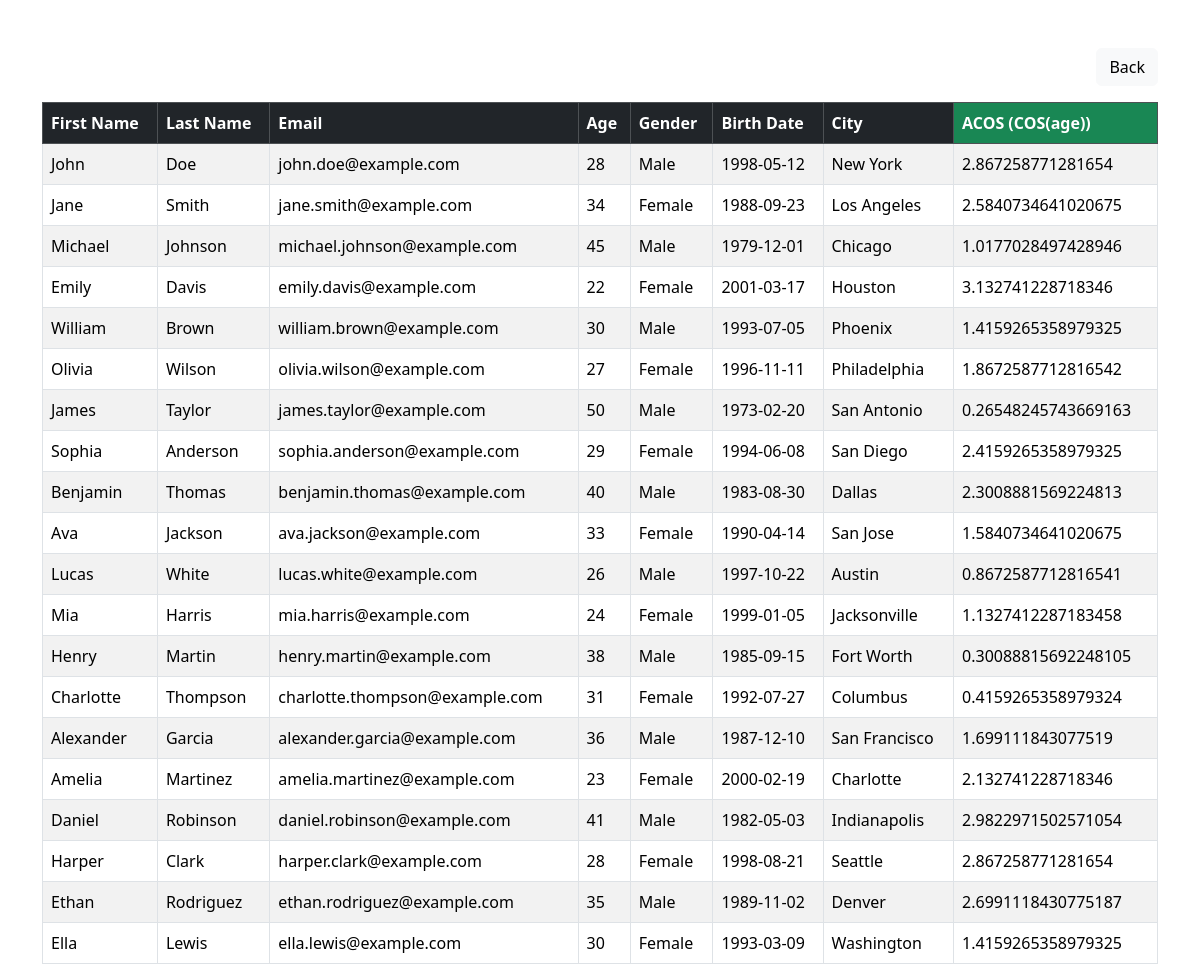
Screenshot of /acos.php with the database file from the repository.
### tables this page shows
CREATE TABLE `peopletbl` (
  `first_name` varchar(50) NOT NULL,
  `last_name` varchar(50) NOT NULL,
  `email` varchar(50) NOT NULL,
  `age` int(5) NOT NULL,
  `gender` varchar(20) NOT NULL,
  `birth_date` date NOT NULL,
  `city` varchar(50) NOT NULL
);

### acos.php (the view, shortened to what this page needs)
<?php
require_once "dbconnection.php";
$sql = "SELECT *, ACOS(COS(age)) AS acos_age FROM peopletbl";
$result = mysqli_query($conn, $sql);
?>
<!DOCTYPE html>
<html lang="en">
<head>
    <link href="https://cdn.jsdelivr.net/npm/bootstrap@5.3.2/dist/css/bootstrap.min.css" rel="stylesheet">
</head>
<body>
<div class="container mt-5">
    <div class="d-flex justify-content-end mb-3">
        <a href="index.php" class="btn btn-light">Back</a>
    </div>
    <table class="table table-bordered table-striped">
        <thead class="table-dark">
            <tr>
                <th>First Name</th>
                <th>Last Name</th>
                <th>Email</th>
                <th>Age</th>
                <th>Gender</th>
                <th>Birth Date</th>
                <th>City</th>
                <th class="bg-success">ACOS (COS(age))</th>
            </tr>
        </thead>
        <tbody>
        <?php
        if (mysqli_num_rows($result) > 0) {
            while ($row = mysqli_fetch_assoc($result)) {
                echo "<tr>";
                echo "<td>{$row['first_name']}</td>";
                echo "<td>{$row['last_name']}</td>";
                echo "<td>{$row['email']}</td>";
                echo "<td>{$row['age']}</td>";
                echo "<td>{$row['gender']}</td>";
                echo "<td>{$row['birth_date']}</td>";
                echo "<td>{$row['city']}</td>";
                echo "<td>{$row['acos_age']}</td>";
                echo "</tr>";
            }
        } else {
            echo "<tr><td colspan='8'>No records found</td></tr>";
        }
        ?>
        </tbody>
    </table>
</div>
</body>
</html>

### rows the page displays
peopletbl: first_name "John", last_name "Doe", email "john.doe@example.com", age "28", gender "Male", birth_date "1998-05-12", city "New York", acos_age "2.867258771281654"
peopletbl: first_name "Jane", last_name "Smith", email "jane.smith@example.com", age "34", gender "Female", birth_date "1988-09-23", city "Los Angeles", acos_age "2.5840734641020675"
peopletbl: first_name "Michael", last_name "Johnson", email "michael.johnson@example.com", age "45", gender "Male", birth_date "1979-12-01", city "Chicago", acos_age "1.0177028497428946"
peopletbl: first_name "Emily", last_name "Davis", email "emily.davis@example.com", age "22", gender "Female", birth_date "2001-03-17", city "Houston", acos_age "3.132741228718346"
peopletbl: first_name "William", last_name "Brown", email "william.brown@example.com", age "30", gender "Male", birth_date "1993-07-05", city "Phoenix", acos_age "1.4159265358979325"
peopletbl: first_name "Olivia", last_name "Wilson", email "olivia.wilson@example.com", age "27", gender "Female", birth_date "1996-11-11", city "Philadelphia", acos_age "1.8672587712816542"
peopletbl: first_name "James", last_name "Taylor", email "james.taylor@example.com", age "50", gender "Male", birth_date "1973-02-20", city "San Antonio", acos_age "0.26548245743669163"
peopletbl: first_name "Sophia", last_name "Anderson", email "sophia.anderson@example.com", age "29", gender "Female", birth_date "1994-06-08", city "San Diego", acos_age "2.4159265358979325"
peopletbl: first_name "Benjamin", last_name "Thomas", email "benjamin.thomas@example.com", age "40", gender "Male", birth_date "1983-08-30", city "Dallas", acos_age "2.3008881569224813"
peopletbl: first_name "Ava", last_name "Jackson", email "ava.jackson@example.com", age "33", gender "Female", birth_date "1990-04-14", city "San Jose", acos_age "1.5840734641020675"
peopletbl: first_name "Lucas", last_name "White", email "lucas.white@example.com", age "26", gender "Male", birth_date "1997-10-22", city "Austin", acos_age "0.8672587712816541"
peopletbl: first_name "Mia", last_name "Harris", email "mia.harris@example.com", age "24", gender "Female", birth_date "1999-01-05", city "Jacksonville", acos_age "1.1327412287183458"
peopletbl: first_name "Henry", last_name "Martin", email "henry.martin@example.com", age "38", gender "Male", birth_date "1985-09-15", city "Fort Worth", acos_age "0.30088815692248105"
peopletbl: first_name "Charlotte", last_name "Thompson", email "charlotte.thompson@example.com", age "31", gender "Female", birth_date "1992-07-27", city "Columbus", acos_age "0.4159265358979324"
peopletbl: first_name "Alexander", last_name "Garcia", email "alexander.garcia@example.com", age "36", gender "Male", birth_date "1987-12-10", city "San Francisco", acos_age "1.699111843077519"
peopletbl: first_name "Amelia", last_name "Martinez", email "amelia.martinez@example.com", age "23", gender "Female", birth_date "2000-02-19", city "Charlotte", acos_age "2.132741228718346"
peopletbl: first_name "Daniel", last_name "Robinson", email "daniel.robinson@example.com", age "41", gender "Male", birth_date "1982-05-03", city "Indianapolis", acos_age "2.9822971502571054"
peopletbl: first_name "Harper", last_name "Clark", email "harper.clark@example.com", age "28", gender "Female", birth_date "1998-08-21", city "Seattle", acos_age "2.867258771281654"
peopletbl: first_name "Ethan", last_name "Rodriguez", email "ethan.rodriguez@example.com", age "35", gender "Male", birth_date "1989-11-02", city "Denver", acos_age "2.6991118430775187"
peopletbl: first_name "Ella", last_name "Lewis", email "ella.lewis@example.com", age "30", gender "Female", birth_date "1993-03-09", city "Washington", acos_age "1.4159265358979325"
